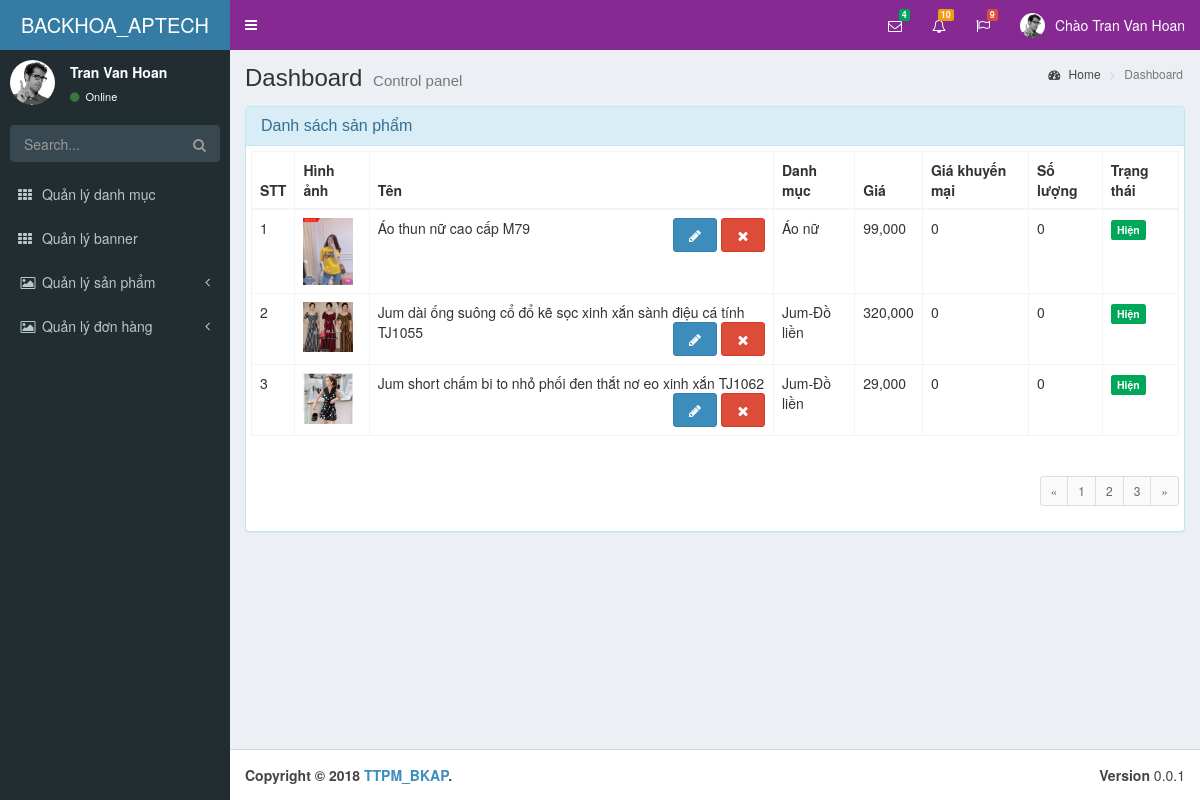
Page /admin/product.php?page=2 (signed in) on the committed database.
### tables this page shows
CREATE TABLE `product` (
  `id` int(11) NOT NULL,
  `name` varchar(250) NOT NULL,
  `slug` varchar(255) NOT NULL,
  `id_cate` int(11) NOT NULL,
  `quantity` float NOT NULL,
  `price` float NOT NULL,
  `sale_price` float DEFAULT NULL,
  `image` varchar(50) NOT NULL,
  `status` tinyint(4) NOT NULL DEFAULT 1,
  `dess` text NOT NULL
);

CREATE TABLE `category` (
  `id` int(11) NOT NULL,
  `name` varchar(250) NOT NULL,
  `slug` varchar(255) NOT NULL,
  `status` tinyint(4) NOT NULL DEFAULT 1
);

### admin/product.php (the view)
 <?php include 'header.php';
$product = mysqli_query($conn, "SELECT product.*,category.name as 'cate_id' FROM product JOIN category ON product.id_cate=category.id");
$total = mysqli_num_rows($product);
$limit = 3;
$page = ceil($total / $limit);
$cr_page = (isset($_GET['page'])) ? $_GET['page'] : 1;
$start = ($cr_page - 1) * $limit;
$query = mysqli_query($conn, "SELECT product.*,category.name as 'cate_id' FROM product JOIN category ON product.id_cate=category.id LIMIT $start,$limit")
?>
 <div class="content">
 		<div class="panel panel-info">
 			<div class="panel-heading">
 				<div class="row">
 					<div class="col-md-3">
 						<h3 class="panel-title">Danh sách sản phẩm</h3>
 					</div>
 				</div>
 			</div>
 			<div class="panel-body">
 				<table class="table table-bordered table-hover" id="">
 					<thead>
 						<tr>
 							<th>STT</th>
 							<th>Hình ảnh</th>
 							<th>Tên</th>
 							<th>Danh mục</th>
 							<th>Giá</th>
 							<th>Giá khuyến mại</th>
 							<th>Số lượng</th>
 							<th>Trạng thái</th>
 						</tr>
 					</thead>
 					<tbody>
 						<?php foreach ($query as $key => $value) {?>
 							<tr>
 								<td> <?php echo $key + 1 ?></td>
 								<td><img src="../uploads/product/<?php echo $value['image'] ?>" alt="" style="width:50px"></td>
 								<td> <?php echo $value['name'] ?>
 								<span class="pull-right">
 									<a href="edit-pro.php?id=<?php echo $value['id'] ?>" class="btn btn-primary"><i class="fa fa-fw fa-pencil"></i></a>
 									<a href="dele-pro.php?id=<?php echo $value['id'] ?>" class="btn btn-danger" onclick="return confirm('Bạn có muốn xóa k') "><i class="fa fa-fw fa-remove"></i></a>
 								</span>
 							</td>
 							<td> <?php echo $value['cate_id'] ?></td>
 							<td> <?php echo number_format($value['price']) ?></td>
 							<td> <?php echo number_format($value['sale_price']) ?></td>
 							<td><?php echo $value['quantity'] ?></td>
 							<td> <?php echo (($value['status'] == 0 ? '<span class="label bg-red">Ẩn</span>' : '<span class="label bg-green">Hiện</span>')) ?></td>
 						</tr>
 					<?php }?>
 				</tbody>
 			</table>
 			<ul class="pagination pagination-sm pull-right">
 				<?php if ($cr_page > 1) {
	?>
 				<li><a href="product.php?page=<?php echo $cr_page - 1 ?>">&laquo;</a></li>
 			<?php }?>
 				<?php for ($i = 1; $i <= $page; $i++) {?>
 				<li><a href="product.php?page=<?php echo $i ?>"><?php echo $i ?></a></li>
 			<?php }?>
 			<?php if ($cr_page < $page) {
	?>
 				<li><a href="product.php?page=<?php echo $cr_page + 1 ?>">&raquo;</a></li>
 			<?php }?>
 			</ul>
 		</div>
 	</div>
</div>
<?php include 'footer.php';?>

### admin/css/style.css (style rules this page uses)
.content .panel-body { padding: 5px }

### admin/css/style2.css (style rules this page uses)
* { box-sizing: border-box; }
body { background: #E7E7E7 }

### rows in the picture
product: image (picture), name "Áo thun nữ cao cấp M79", id_cate.name "Áo nữ", price "99,000", sale_price "0", quantity "0", status "Hiện"
product: image (picture), name "Jum dài ống suông cổ đổ kẽ sọc xinh xắn sành điệu cá tính TJ1055", id_cate.name "Jum-Đồ liền", price "320,000", sale_price "0", quantity "0", status "Hiện"
product: image (picture), name "Jum short chấm bi to nhỏ phối đen thắt nơ eo xinh xắn TJ1062", id_cate.name "Jum-Đồ liền", price "29,000", sale_price "0", quantity "0", status "Hiện"

### other values in the picture
$admin['name'] "Tran Van Hoan"
